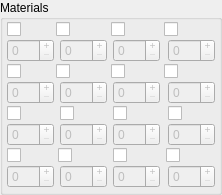
         <widget class="QGroupBox" name="groupBox_2">
          <property name="title">
           <string>Materials</string>
          </property>
          <layout class="QGridLayout" name="gridLayout_12">
           <property name="leftMargin">
            <number>4</number>
           </property>
           <property name="topMargin">
            <number>2</number>
           </property>
           <property name="rightMargin">
            <number>4</number>
           </property>
           <property name="bottomMargin">
            <number>4</number>
           </property>
           <property name="spacing">
            <number>2</number>
           </property>
           <item row="0" column="0">
            <widget class="QCheckBox" name="hornetLarvaeChkBox">
             <property name="toolTip">
              <string>Deku Hornet Larvae</string>
             </property>
             <property name="statusTip">
              <string>Deku Hornet Larvae</string>
             </property>
             <property name="icon">
              <iconset resource="../resources/resources.qrc">
               <normaloff>:/Materials/DekuHornetLarvae</normaloff>:/Materials/DekuHornetLarvae</iconset>
             </property>
             <property name="iconSize">
              <size>
               <width>48</width>
               <height>48</height>
              </size>
             </property>
            </widget>
           </item>
           <item row="0" column="1" colspan="4">
            <widget class="QCheckBox" name="birdFeatherChkBox">
             <property name="toolTip">
              <string>Bird Feather</string>
             </property>
             <property name="statusTip">
              <string>Bird Feather</string>
             </property>
             <property name="icon">
              <iconset resource="../resources/resources.qrc">
               <normaloff>:/Materials/BirdFeather</normaloff>:/Materials/BirdFeather</iconset>
             </property>
             <property name="iconSize">
              <size>
               <width>48</width>
               <height>48</height>
              </size>
             </property>
            </widget>
           </item>
           <item row="0" column="5" colspan="3">
            <widget class="QCheckBox" name="tumbleWeedChkBox">
             <property name="toolTip">
              <string>Tumbe Weed</string>
             </property>
             <property name="statusTip">
              <string>Tumbe Weed</string>
             </property>
             <property name="icon">
              <iconset resource="../resources/resources.qrc">
               <normaloff>:/Materials/TumbleWeed</normaloff>:/Materials/TumbleWeed</iconset>
             </property>
             <property name="iconSize">
              <size>
               <width>48</width>
               <height>48</height>
              </size>
             </property>
            </widget>
           </item>
           <item row="0" column="8" colspan="3">
            <widget class="QCheckBox" name="lizardTailChkBox">
             <property name="toolTip">
              <string>Lizard Tail</string>
             </property>
             <property name="statusTip">
              <string>Lizard Tail</string>
             </property>
             <property name="icon">
              <iconset resource="../resources/resources.qrc">
               <normaloff>:/Materials/LizardTail</normaloff>:/Materials/LizardTail</iconset>
             </property>
             <property name="iconSize">
              <size>
               <width>48</width>
               <height>48</height>
              </size>
             </property>
            </widget>
           </item>
           <item row="2" column="1" colspan="4">
            <widget class="QCheckBox" name="ancientFlowerChkBox">
             <property name="toolTip">
              <string>Ancient Flower</string>
             </property>
             <property name="statusTip">
              <string>Ancient Flower</string>
             </property>
             <property name="icon">
              <iconset resource="../resources/resources.qrc">
               <normaloff>:/Materials/AncientFlower</normaloff>:/Materials/AncientFlower</iconset>
             </property>
             <property name="iconSize">
              <size>
               <width>48</width>
               <height>48</height>
              </size>
             </property>
            </widget>
           </item>
           <item row="2" column="5" colspan="3">
            <widget class="QCheckBox" name="amberRelicChkBox">
             <property name="toolTip">
              <string>Amber Relic</string>
             </property>
             <property name="statusTip">
              <string>Amber Relic</string>
             </property>
             <property name="icon">
              <iconset resource="../resources/resources.qrc">
               <normaloff>:/Materials/AmberRelic</normaloff>:/Materials/AmberRelic</iconset>
             </property>
             <property name="iconSize">
              <size>
               <width>48</width>
               <height>48</height>
              </size>
             </property>
            </widget>
           </item>
           <item row="2" column="8" colspan="3">
            <widget class="QCheckBox" name="duskRelicChkBox">
             <property name="toolTip">
              <string>Dusk Relic</string>
             </property>
             <property name="statusTip">
              <string>Dusk Relic</string>
             </property>
             <property name="icon">
              <iconset resource="../resources/resources.qrc">
               <normaloff>:/Materials/DuskRelic</normaloff>:/Materials/DuskRelic</iconset>
             </property>
             <property name="iconSize">
              <size>
               <width>48</width>
               <height>48</height>
              </size>
             </property>
            </widget>
           </item>
           <item row="4" column="0" colspan="3">
            <widget class="QCheckBox" name="jellyBlobChkBox">
             <property name="toolTip">
              <string>Jelly Blob</string>
             </property>
             <property name="statusTip">
              <string>Jelly Blob</string>
             </property>
             <property name="icon">
              <iconset resource="../resources/resources.qrc">
               <normaloff>:/Materials/JellyBlob</normaloff>:/Materials/JellyBlob</iconset>
             </property>
             <property name="iconSize">
              <size>
               <width>48</width>
               <height>48</height>
              </size>
             </property>
            </widget>
           </item>
           <item row="4" column="10">
            <widget class="QCheckBox" name="decoSkullChkBox">
             <property name="toolTip">
              <string>Ornamental Skull</string>
             </property>
             <property name="statusTip">
              <string>Ornamental Skull</string>
             </property>
             <property name="icon">
              <iconset resource="../resources/resources.qrc">
               <normaloff>:/Materials/OrnamentalSkull</normaloff>:/Materials/OrnamentalSkull</iconset>
             </property>
             <property name="iconSize">
              <size>
               <width>48</width>
               <height>48</height>
              </size>
             </property>
            </widget>
           </item>
           <item row="6" column="0" colspan="2">
            <widget class="QCheckBox" name="evilCrystalChkBox">
             <property name="toolTip">
              <string>Evil Crystal</string>
             </property>
             <property name="statusTip">
              <string>Evil Crystal</string>
             </property>
             <property name="icon">
              <iconset resource="../resources/resources.qrc">
               <normaloff>:/Materials/EvilCrystal</normaloff>:/Materials/EvilCrystal</iconset>
             </property>
             <property name="iconSize">
              <size>
               <width>48</width>
               <height>48</height>
              </size>
             </property>
            </widget>
           </item>
           <item row="6" column="2" colspan="4">
            <widget class="QCheckBox" name="blueBirdFeatherChkBox">
             <property name="toolTip">
              <string>Blue Bird Feather</string>
             </property>
             <property name="statusTip">
              <string>Blue Bird Feather</string>
             </property>
             <property name="icon">
              <iconset resource="../resources/resources.qrc">
               <normaloff>:/Materials/BlueBirdFeather</normaloff>:/Materials/BlueBirdFeather</iconset>
             </property>
             <property name="iconSize">
              <size>
               <width>48</width>
               <height>48</height>
              </size>
             </property>
            </widget>
           </item>
           <item row="6" column="6" colspan="3">
            <widget class="QCheckBox" name="goldenSkullChkBox">
             <property name="toolTip">
              <string>Golden Skull</string>
             </property>
             <property name="statusTip">
              <string>Golden Skull</string>
             </property>
             <property name="icon">
              <iconset resource="../resources/resources.qrc">
               <normaloff>:/Materials/GoldenSkull</normaloff>:/Materials/GoldenSkull</iconset>
             </property>
             <property name="iconSize">
              <size>
               <width>48</width>
               <height>48</height>
              </size>
             </property>
            </widget>
           </item>
           <item row="6" column="9" colspan="2">
            <widget class="QCheckBox" name="goddessPlumeChkBox">
             <property name="toolTip">
              <string>Goddess Plume</string>
             </property>
             <property name="statusTip">
              <string>Goddess Plume</string>
             </property>
             <property name="icon">
              <iconset resource="../resources/resources.qrc">
               <normaloff>:/Materials/GoddessPlume</normaloff>:/Materials/GoddessPlume</iconset>
             </property>
             <property name="iconSize">
              <size>
               <width>48</width>
               <height>48</height>
              </size>
             </property>
            </widget>
           </item>
           <item row="4" column="3">
            <widget class="QCheckBox" name="monsterClawChkBox">
             <property name="toolTip">
              <string>Monster Claw</string>
             </property>
             <property name="statusTip">
              <string>Monster Claw</string>
             </property>
             <property name="icon">
              <iconset resource="../resources/resources.qrc">
               <normaloff>:/Materials/MonsterClaw</normaloff>:/Materials/MonsterClaw</iconset>
             </property>
             <property name="iconSize">
              <size>
               <width>48</width>
               <height>48</height>
              </size>
             </property>
            </widget>
           </item>
           <item row="4" column="6">
            <widget class="QCheckBox" name="monsterHornChkBox">
             <property name="toolTip">
              <string>Monster Horn</string>
             </property>
             <property name="statusTip">
              <string>Monster Horn</string>
             </property>
             <property name="icon">
              <iconset resource="../resources/resources.qrc">
               <normaloff>:/Materials/MonsterHorn</normaloff>:/Materials/MonsterHorn</iconset>
             </property>
             <property name="iconSize">
              <size>
               <width>48</width>
               <height>48</height>
              </size>
             </property>
            </widget>
           </item>
           <item row="2" column="0">
            <widget class="QCheckBox" name="eldinOreChkBox">
             <property name="toolTip">
              <string>Eldin Ore</string>
             </property>
             <property name="statusTip">
              <string>Eldin Ore</string>
             </property>
             <property name="icon">
              <iconset resource="../resources/resources.qrc">
               <normaloff>:/Materials/EldinOre</normaloff>:/Materials/EldinOre</iconset>
             </property>
             <property name="iconSize">
              <size>
               <width>48</width>
               <height>48</height>
              </size>
             </property>
            </widget>
           </item>
           <item row="1" column="0">
            <widget class="QSpinBox" name="hornetLarvaeSpinBox">
             <property name="enabled">
              <bool>false</bool>
             </property>
             <property name="buttonSymbols">
              <enum>QAbstractSpinBox::PlusMinus</enum>
             </property>
             <property name="maximum">
              <number>127</number>
             </property>
            </widget>
           </item>
           <item row="1" column="3">
            <widget class="QSpinBox" name="birdFeatherSpinBox">
             <property name="enabled">
              <bool>false</bool>
             </property>
             <property name="buttonSymbols">
              <enum>QAbstractSpinBox::PlusMinus</enum>
             </property>
             <property name="maximum">
              <number>127</number>
             </property>
            </widget>
           </item>
           <item row="1" column="6">
            <widget class="QSpinBox" name="tumbleWeedSpinBox">
             <property name="enabled">
              <bool>false</bool>
             </property>
             <property name="buttonSymbols">
              <enum>QAbstractSpinBox::PlusMinus</enum>
             </property>
             <property name="maximum">
              <number>127</number>
             </property>
            </widget>
           </item>
           <item row="1" column="10">
            <widget class="QSpinBox" name="lizardTailSpinBox">
             <property name="enabled">
              <bool>false</bool>
             </property>
             <property name="buttonSymbols">
              <enum>QAbstractSpinBox::PlusMinus</enum>
             </property>
             <property name="maximum">
              <number>127</number>
             </property>
            </widget>
           </item>
           <item row="3" column="0">
            <widget class="QSpinBox" name="eldinOreSpinBox">
             <property name="enabled">
              <bool>false</bool>
             </property>
             <property name="buttonSymbols">
              <enum>QAbstractSpinBox::PlusMinus</enum>
             </property>
             <property name="maximum">
              <number>127</number>
             </property>
            </widget>
           </item>
           <item row="3" column="3">
            <widget class="QSpinBox" name="ancientFlowerSpinBox">
             <property name="enabled">
              <bool>false</bool>
             </property>
             <property name="buttonSymbols">
              <enum>QAbstractSpinBox::PlusMinus</enum>
             </property>
             <property name="maximum">
              <number>127</number>
             </property>
            </widget>
           </item>
           <item row="3" column="6">
            <widget class="QSpinBox" name="amberRelicSpinBox">
             <property name="enabled">
              <bool>false</bool>
             </property>
             <property name="buttonSymbols">
              <enum>QAbstractSpinBox::PlusMinus</enum>
             </property>
             <property name="maximum">
              <number>127</number>
             </property>
            </widget>
           </item>
           <item row="3" column="10">
            <widget class="QSpinBox" name="duskRelicSpinBox">
             <property name="enabled">
              <bool>false</bool>
             </property>
             <property name="buttonSymbols">
              <enum>QAbstractSpinBox::PlusMinus</enum>
             </property>
             <property name="maximum">
              <number>127</number>
             </property>
            </widget>
           </item>
           <item row="5" column="0">
            <widget class="QSpinBox" name="jellyBlobSpinBox">
             <property name="enabled">
              <bool>false</bool>
             </property>
             <property name="buttonSymbols">
              <enum>QAbstractSpinBox::PlusMinus</enum>
             </property>
             <property name="maximum">
              <number>127</number>
             </property>
            </widget>
           </item>
           <item row="5" column="3">
            <widget class="QSpinBox" name="monsterClawSpinBox">
             <property name="enabled">
              <bool>false</bool>
             </property>
             <property name="buttonSymbols">
              <enum>QAbstractSpinBox::PlusMinus</enum>
             </property>
             <property name="maximum">
              <number>127</number>
             </property>
            </widget>
           </item>
           <item row="5" column="6">
            <widget class="QSpinBox" name="monsterHornSpinBox">
             <property name="enabled">
              <bool>false</bool>
             </property>
             <property name="buttonSymbols">
              <enum>QAbstractSpinBox::PlusMinus</enum>
             </property>
             <property name="maximum">
              <number>127</number>
             </property>
            </widget>
           </item>
           <item row="5" column="10">
            <widget class="QSpinBox" name="decoSkullSpinBox">
             <property name="enabled">
              <bool>false</bool>
             </property>
             <property name="buttonSymbols">
              <enum>QAbstractSpinBox::PlusMinus</enum>
             </property>
             <property name="maximum">
              <number>127</number>
             </property>
            </widget>
           </item>
           <item row="7" column="0">
            <widget class="QSpinBox" name="evilCrystalSpinBox">
             <property name="enabled">
              <bool>false</bool>
             </property>
             <property name="buttonSymbols">
              <enum>QAbstractSpinBox::PlusMinus</enum>
             </property>
             <property name="maximum">
              <number>127</number>
             </property>
            </widget>
           </item>
           <item row="7" column="3">
            <widget class="QSpinBox" name="blueBirdFeatherSpinBox">
             <property name="enabled">
              <bool>false</bool>
             </property>
             <property name="buttonSymbols">
              <enum>QAbstractSpinBox::PlusMinus</enum>
             </property>
             <property name="maximum">
              <number>127</number>
             </property>
            </widget>
           </item>
           <item row="7" column="6">
            <widget class="QSpinBox" name="goldenSkullSpinBox">
             <property name="enabled">
              <bool>false</bool>
             </property>
             <property name="buttonSymbols">
              <enum>QAbstractSpinBox::PlusMinus</enum>
             </property>
             <property name="maximum">
              <number>127</number>
             </property>
            </widget>
           </item>
           <item row="7" column="10">
            <widget class="QSpinBox" name="goddessPlumeSpinBox">
             <property name="enabled">
              <bool>false</bool>
             </property>
             <property name="buttonSymbols">
              <enum>QAbstractSpinBox::PlusMinus</enum>
             </property>
             <property name="maximum">
              <number>127</number>
             </property>
            </widget>
           </item>
          </layout>
         </widget>
